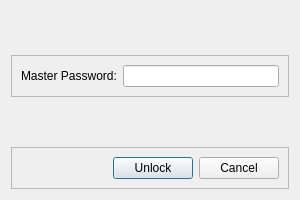
<?xml version="1.0" encoding="UTF-8"?>
<ui version="4.0">
 <class>PasswordSafeUnlockDialog</class>
 <widget class="QDialog" name="PasswordSafeUnlockDialog">
  <property name="geometry">
   <rect>
    <x>0</x>
    <y>0</y>
    <width>300</width>
    <height>200</height>
   </rect>
  </property>
  <property name="sizePolicy">
   <sizepolicy hsizetype="Fixed" vsizetype="Fixed">
    <horstretch>0</horstretch>
    <verstretch>0</verstretch>
   </sizepolicy>
  </property>
  <property name="minimumSize">
   <size>
    <width>300</width>
    <height>200</height>
   </size>
  </property>
  <property name="maximumSize">
   <size>
    <width>300</width>
    <height>200</height>
   </size>
  </property>
  <property name="windowTitle">
   <string>Unlock Password Safe</string>
  </property>
  <layout class="QVBoxLayout" name="verticalLayout">
   <item>
    <spacer name="verticalSpacer_2">
     <property name="orientation">
      <enum>Qt::Vertical</enum>
     </property>
     <property name="sizeHint" stdset="0">
      <size>
       <width>20</width>
       <height>40</height>
      </size>
     </property>
    </spacer>
   </item>
   <item>
    <widget class="QFrame" name="masterPasswordFrame">
     <property name="frameShape">
      <enum>QFrame::StyledPanel</enum>
     </property>
     <property name="frameShadow">
      <enum>QFrame::Raised</enum>
     </property>
     <layout class="QHBoxLayout" name="horizontalLayout">
      <item>
       <widget class="QLabel" name="masterPasswordLabel">
        <property name="text">
         <string>Master Password:</string>
        </property>
       </widget>
      </item>
      <item>
       <widget class="QLineEdit" name="masterPasswordLineEdit">
        <property name="echoMode">
         <enum>QLineEdit::Password</enum>
        </property>
       </widget>
      </item>
     </layout>
    </widget>
   </item>
   <item>
    <spacer name="verticalSpacer">
     <property name="orientation">
      <enum>Qt::Vertical</enum>
     </property>
     <property name="sizeHint" stdset="0">
      <size>
       <width>20</width>
       <height>40</height>
      </size>
     </property>
    </spacer>
   </item>
   <item>
    <widget class="QFrame" name="dialogButtonFrame">
     <property name="frameShape">
      <enum>QFrame::StyledPanel</enum>
     </property>
     <property name="frameShadow">
      <enum>QFrame::Raised</enum>
     </property>
     <layout class="QHBoxLayout" name="horizontalLayout_2">
      <item>
       <spacer name="horizontalSpacer">
        <property name="orientation">
         <enum>Qt::Horizontal</enum>
        </property>
        <property name="sizeHint" stdset="0">
         <size>
          <width>40</width>
          <height>20</height>
         </size>
        </property>
       </spacer>
      </item>
      <item>
       <widget class="QPushButton" name="unlockButton">
        <property name="text">
         <string>Unlock</string>
        </property>
       </widget>
      </item>
      <item>
       <widget class="QPushButton" name="cancelButton">
        <property name="text">
         <string>Cancel</string>
        </property>
       </widget>
      </item>
     </layout>
    </widget>
   </item>
  </layout>
 </widget>
 <resources/>
 <connections/>
</ui>
